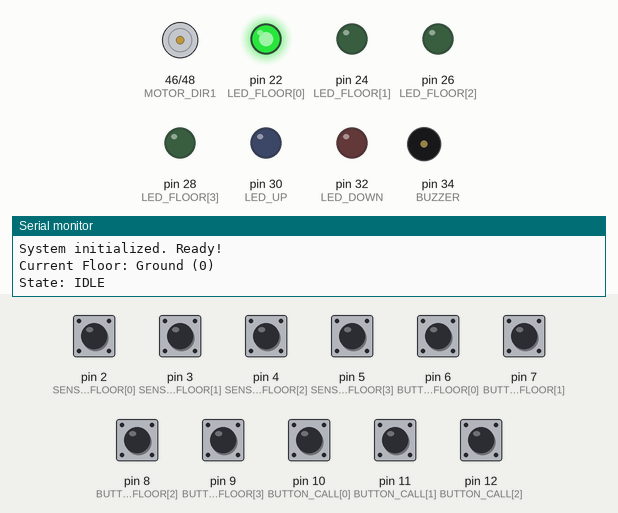
A sketch run on a simulated Arduino Mega 2560, built with avr-gcc and run on an emulated ATmega2560. Parts: motor-driver pin pairs drawn as motors (green arrow = first pin HIGH = forward, orange = second pin HIGH = backward, longer = more drive, scaled by the enable pin), output pins drawn as LEDs (lit = HIGH), buzzer (waves = sounding), the last lines printed to the serial monitor. The inputs (shaded band) are chosen by the test bench; at power-on: pin 2 (SENSOR_FLOOR[0]), pin 3 (SENSOR_FLOOR[1]), pin 4 (SENSOR_FLOOR[2]), pin 5 (SENSOR_FLOOR[3]), pin 6 (BUTTON_FLOOR[0]), pin 7 (BUTTON_FLOOR[1]), pin 8 (BUTTON_FLOOR[2]), pin 9 (BUTTON_FLOOR[3]), pin 10 (BUTTON_CALL[0]), pin 11 (BUTTON_CALL[1]), pin 12 (BUTTON_CALL[2]) HIGH.

Above: at 1.3 s.
1.4 s: pin 7 (BUTTON_FLOOR[1]) pulled LOW for 0.15 s
At 2.9 s:
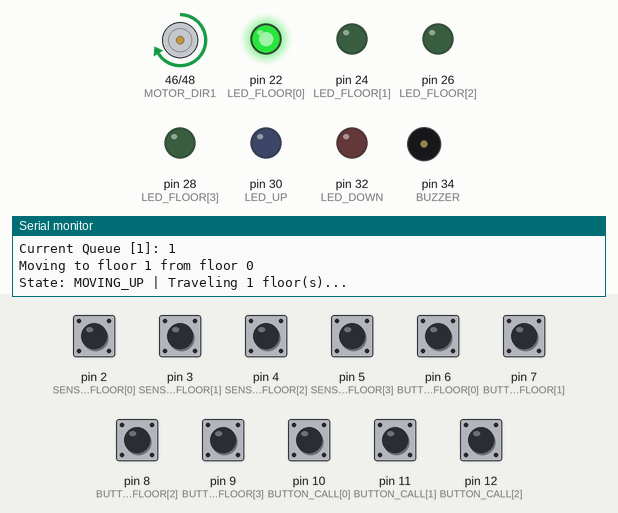
4.5 s: pin 4 (SENSOR_FLOOR[2]) driven LOW
7.5 s: pin 6 (BUTTON_FLOOR[0]) pulled LOW for 1 s
At 9.2 s:
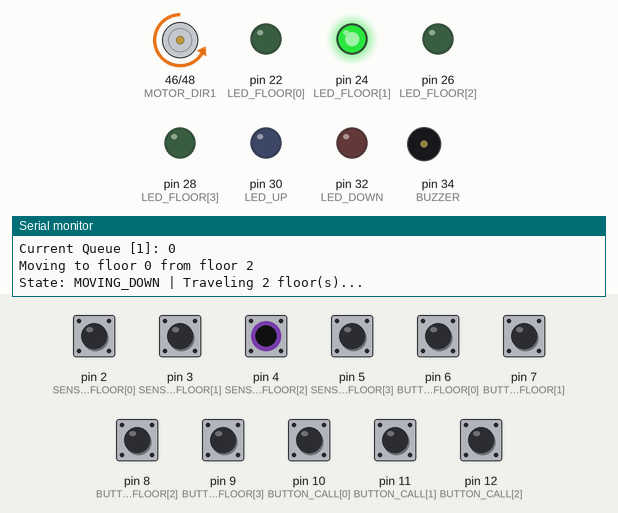
13.0 s: pin 7 (BUTTON_FLOOR[1]) driven LOW
16.0 s: pin 7 (BUTTON_FLOOR[1]) driven HIGH
At 17.6 s:
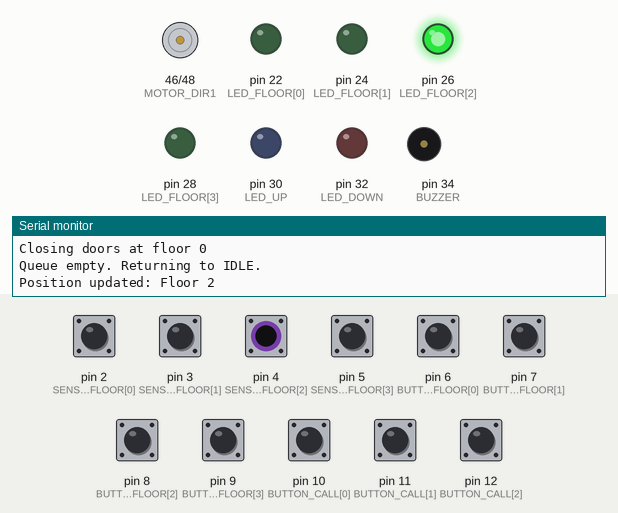
18.7 s: pin 8 (BUTTON_FLOOR[2]) pulled LOW for 0.15 s
At 18.9 s:
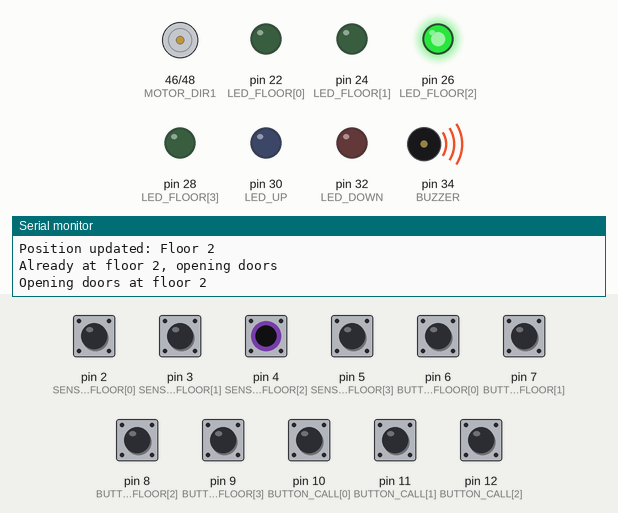
Timing chart, 0 to 21.6 s (numbered marks = the images above; inputs shaded):
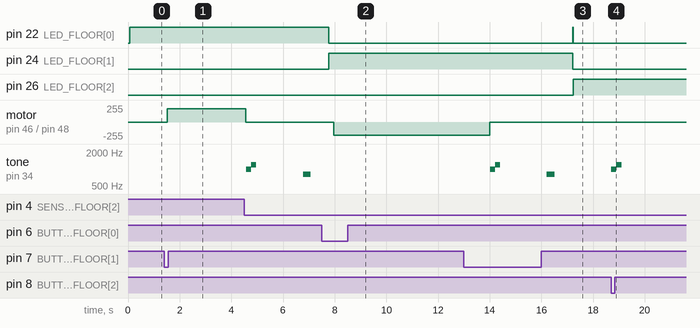

Measured:
- after the input at 1.4 s, motor on pin 46 (MOTOR_DIR1) / pin 48 (MOTOR_DIR2): stopped → forward 200/255 after 0.12 s
- after the input at 7.5 s, pin 24 (LED_FLOOR[1]): goes on until 7.8 s, then stays HIGH; pin 26 (LED_FLOOR[2]): stays LOW (without the input it goes to HIGH after 0.29 s); motor on pin 46 (MOTOR_DIR1) / pin 48 (MOTOR_DIR2): stopped → backward 200/255 after 0.46 s
- after the input at 16.0 s, pin 26 (LED_FLOOR[2]): LOW → HIGH after 1.2 s; motor on pin 46 (MOTOR_DIR1) / pin 48 (MOTOR_DIR2): stays stopped (without the input it goes to backward 200/255 after 1.4 s)
- after the input at 18.7 s, tone on pin 34 (BUZZER): silent → 1000 Hz at once, → 1200 Hz 0.20 s later, → silent 0.20 s later

The sketch:

elevator_scan_algorithm.ino
```cpp
const int SENSOR_FLOOR[4] = {2, 3, 4, 5};
const int BUTTON_FLOOR[4] = {6, 7, 8, 9};
const int BUTTON_CALL[3] = {10, 11, 12};

const int MOTOR_PWM = 44;
const int MOTOR_DIR1 = 46;
const int MOTOR_DIR2 = 48;

const int LED_FLOOR[4] = {22, 24, 26, 28};
const int LED_UP = 30;
const int LED_DOWN = 32;

const int BUZZER = 34;

const int MOTOR_SPEED = 200;
const int DEBOUNCE_DELAY = 50;
const int DOOR_OPEN_TIME = 2000;
const int FLOOR_TRAVEL_TIME = 3000;
const int MAX_QUEUE_SIZE = 10;

int currentFloor = 0;
String state = "IDLE";
String direction = "";

int requestQueue[MAX_QUEUE_SIZE];
int queueSize = 0;

unsigned long lastButtonPress[13];
bool buttonPressed[13];

int tripCount = 0;
int floorsTravel = 0;

void setup() {
  Serial.begin(9600);
  Serial.println("=================================");
  Serial.println("4-FLOOR ELEVATOR SYSTEM");
  Serial.println("SCAN Algorithm Implementation");
  Serial.println("=================================");

  for (int i = 0; i < 4; i++) {
    pinMode(SENSOR_FLOOR[i], INPUT_PULLUP);
  }

  for (int i = 0; i < 4; i++) {
    pinMode(BUTTON_FLOOR[i], INPUT_PULLUP);
  }
  for (int i = 0; i < 3; i++) {
    pinMode(BUTTON_CALL[i], INPUT_PULLUP);
  }

  pinMode(MOTOR_PWM, OUTPUT);
  pinMode(MOTOR_DIR1, OUTPUT);
  pinMode(MOTOR_DIR2, OUTPUT);

  for (int i = 0; i < 4; i++) {
    pinMode(LED_FLOOR[i], OUTPUT);
  }
  pinMode(LED_UP, OUTPUT);
  pinMode(LED_DOWN, OUTPUT);

  pinMode(BUZZER, OUTPUT);

  stopMotor();
  allLEDsOff();

  for (int i = 0; i < 13; i++) {
    lastButtonPress[i] = 0;
    buttonPressed[i] = false;
  }

  digitalWrite(LED_FLOOR[currentFloor], HIGH);

  Serial.println("System initialized. Ready!");
  Serial.println("Current Floor: Ground (0)");
  Serial.println("State: IDLE");
  Serial.println();
}

void loop() {
  readButtons();
  updatePosition();

  if (state == "IDLE") {
    if (queueSize > 0) {
      determineDirection();
      sortQueue();
      state = direction == "UP" ? "MOVING_UP" : "MOVING_DOWN";
      Serial.println("Starting movement: " + state);
      printQueue();
      moveToNextFloor();
    }
  }
  else if (state == "MOVING_UP" || state == "MOVING_DOWN") {
  }
  else if (state == "DOORS_OPENING" || state == "DOORS_CLOSING") {
  }

  updateLEDs();
  delay(10);
}

void readButtons() {
  unsigned long currentTime = millis();

  for (int i = 0; i < 4; i++) {
    if (digitalRead(BUTTON_FLOOR[i]) == LOW) {
      if (!buttonPressed[i] && (currentTime - lastButtonPress[i] > DEBOUNCE_DELAY)) {
        buttonPressed[i] = true;
        lastButtonPress[i] = currentTime;
        addRequest(i);
        Serial.println("Floor button pressed: " + String(i));
      }
    } else {
      buttonPressed[i] = false;
    }
  }

  for (int i = 0; i < 3; i++) {
    int buttonIndex = i + 4;
    if (digitalRead(BUTTON_CALL[i]) == LOW) {
      if (!buttonPressed[buttonIndex] && (currentTime - lastButtonPress[buttonIndex] > DEBOUNCE_DELAY)) {
        buttonPressed[buttonIndex] = true;
        lastButtonPress[buttonIndex] = currentTime;
        addRequest(i + 1);
        Serial.println("Call button pressed at floor: " + String(i + 1));
      }
    } else {
      buttonPressed[buttonIndex] = false;
    }
  }
}

void updatePosition() {
  for (int i = 0; i < 4; i++) {
    if (digitalRead(SENSOR_FLOOR[i]) == LOW) {
      if (currentFloor != i) {
        currentFloor = i;
        Serial.println("Position updated: Floor " + String(i));
      }
      break;
    }
  }
}

void addRequest(int floor) {
  if (floor == currentFloor && state == "IDLE") {
    Serial.println("Already at floor " + String(floor) + ", opening doors");
    openDoors();
    return;
  }

  for (int i = 0; i < queueSize; i++) {
    if (requestQueue[i] == floor) {
      Serial.println("Floor " + String(floor) + " already in queue");
      return;
    }
  }

  if (queueSize < MAX_QUEUE_SIZE) {
    requestQueue[queueSize] = floor;
    queueSize++;
    Serial.println("Added floor " + String(floor) + " to queue");
    printQueue();
  } else {
    Serial.println("Queue full! Cannot add floor " + String(floor));
  }
}

void removeRequest(int floor) {
  for (int i = 0; i < queueSize; i++) {
    if (requestQueue[i] == floor) {
      for (int j = i; j < queueSize - 1; j++) {
        requestQueue[j] = requestQueue[j + 1];
      }
      queueSize--;
      Serial.println("Removed floor " + String(floor) + " from queue");
      return;
    }
  }
}

void determineDirection() {
  if (queueSize == 0) {
    direction = "";
    return;
  }

  if (direction == "") {
    if (requestQueue[0] > currentFloor) {
      direction = "UP";
    } else if (requestQueue[0] < currentFloor) {
      direction = "DOWN";
    }
    Serial.println("Direction set to: " + direction);
  }
}

void sortQueue() {
  if (queueSize <= 1) return;

  Serial.println("Sorting queue using SCAN algorithm...");
  Serial.print("Direction: " + direction + ", Current Floor: ");
  Serial.println(currentFloor);

  if (direction == "UP") {
    int above[MAX_QUEUE_SIZE];
    int below[MAX_QUEUE_SIZE];
    int aboveCount = 0;
    int belowCount = 0;

    for (int i = 0; i < queueSize; i++) {
      if (requestQueue[i] >= currentFloor) {
        above[aboveCount++] = requestQueue[i];
      } else {
        below[belowCount++] = requestQueue[i];
      }
    }

    bubbleSort(above, aboveCount, true);
    bubbleSort(below, belowCount, false);

    int index = 0;
    for (int i = 0; i < aboveCount; i++) {
      requestQueue[index++] = above[i];
    }
    for (int i = 0; i < belowCount; i++) {
      requestQueue[index++] = below[i];
    }
  }
  else if (direction == "DOWN") {
    int below[MAX_QUEUE_SIZE];
    int above[MAX_QUEUE_SIZE];
    int belowCount = 0;
    int aboveCount = 0;

    for (int i = 0; i < queueSize; i++) {
      if (requestQueue[i] <= currentFloor) {
        below[belowCount++] = requestQueue[i];
      } else {
        above[aboveCount++] = requestQueue[i];
      }
    }

    bubbleSort(below, belowCount, false);
    bubbleSort(above, aboveCount, true);

    int index = 0;
    for (int i = 0; i < belowCount; i++) {
      requestQueue[index++] = below[i];
    }
    for (int i = 0; i < aboveCount; i++) {
      requestQueue[index++] = above[i];
    }
  }

  Serial.println("Queue sorted:");
  printQueue();
}

void bubbleSort(int arr[], int size, bool ascending) {
  for (int i = 0; i < size - 1; i++) {
    for (int j = 0; j < size - i - 1; j++) {
      if (ascending) {
        if (arr[j] > arr[j + 1]) {
          int temp = arr[j];
          arr[j] = arr[j + 1];
          arr[j + 1] = temp;
        }
      } else {
        if (arr[j] < arr[j + 1]) {
          int temp = arr[j];
          arr[j] = arr[j + 1];
          arr[j + 1] = temp;
        }
      }
    }
  }
}

void moveToNextFloor() {
  if (queueSize == 0) {
    state = "IDLE";
    direction = "";
    stopMotor();
    Serial.println("Queue empty. Returning to IDLE.");
    return;
  }

  int targetFloor = requestQueue[0];

  Serial.print("Moving to floor ");
  Serial.print(targetFloor);
  Serial.print(" from floor ");
  Serial.println(currentFloor);

  if (currentFloor == targetFloor) {
    stopMotor();
    removeRequest(targetFloor);
    openDoors();
    delay(DOOR_OPEN_TIME);
    closeDoors();

    tripCount++;

    if (queueSize > 0) {
      bool hasRequestsInDirection = false;
      if (direction == "UP") {
        for (int i = 0; i < queueSize; i++) {
          if (requestQueue[i] > currentFloor) {
            hasRequestsInDirection = true;
            break;
          }
        }
      } else if (direction == "DOWN") {
        for (int i = 0; i < queueSize; i++) {
          if (requestQueue[i] < currentFloor) {
            hasRequestsInDirection = true;
            break;
          }
        }
      }

      if (!hasRequestsInDirection) {
        direction = (direction == "UP") ? "DOWN" : "UP";
        Serial.println("Direction changed to: " + direction);
      }

      sortQueue();
      moveToNextFloor();
    } else {
      state = "IDLE";
      direction = "";
      Serial.println("All requests completed. State: IDLE");
      printStats();
    }
    return;
  }

  if (targetFloor > currentFloor) {
    moveUp();
    state = "MOVING_UP";
  } else {
    moveDown();
    state = "MOVING_DOWN";
  }

  int floorsToMove = abs(targetFloor - currentFloor);
  floorsTravel += floorsToMove;

  Serial.print("State: " + state + " | Traveling ");
  Serial.print(floorsToMove);
  Serial.println(" floor(s)...");

  delay(FLOOR_TRAVEL_TIME * floorsToMove);

  currentFloor = targetFloor;
  Serial.println("Arrived at floor " + String(currentFloor));

  stopMotor();
  removeRequest(targetFloor);
  openDoors();
  delay(DOOR_OPEN_TIME);
  closeDoors();

  tripCount++;

  delay(500);
  moveToNextFloor();
}

void moveUp() {
  digitalWrite(MOTOR_DIR1, HIGH);
  digitalWrite(MOTOR_DIR2, LOW);
  analogWrite(MOTOR_PWM, MOTOR_SPEED);
  direction = "UP";
}

void moveDown() {
  digitalWrite(MOTOR_DIR1, LOW);
  digitalWrite(MOTOR_DIR2, HIGH);
  analogWrite(MOTOR_PWM, MOTOR_SPEED);
  direction = "DOWN";
}

void stopMotor() {
  digitalWrite(MOTOR_DIR1, LOW);
  digitalWrite(MOTOR_DIR2, LOW);
  analogWrite(MOTOR_PWM, 0);
}

void openDoors() {
  state = "DOORS_OPENING";
  Serial.println("Opening doors at floor " + String(currentFloor));

  tone(BUZZER, 1000, 200);
  delay(200);
  tone(BUZZER, 1200, 200);

  state = "DOORS_OPEN";
}

void closeDoors() {
  state = "DOORS_CLOSING";
  Serial.println("Closing doors at floor " + String(currentFloor));

  tone(BUZZER, 800, 300);

  delay(500);
}

void updateLEDs() {
  for (int i = 0; i < 4; i++) {
    digitalWrite(LED_FLOOR[i], (i == currentFloor) ? HIGH : LOW);
  }

  digitalWrite(LED_UP, (state == "MOVING_UP") ? HIGH : LOW);
  digitalWrite(LED_DOWN, (state == "MOVING_DOWN") ? HIGH : LOW);
}

void allLEDsOff() {
  for (int i = 0; i < 4; i++) {
    digitalWrite(LED_FLOOR[i], LOW);
  }
  digitalWrite(LED_UP, LOW);
  digitalWrite(LED_DOWN, LOW);
}

void printQueue() {
  Serial.print("Current Queue [");
  Serial.print(queueSize);
  Serial.print("]: ");
  if (queueSize == 0) {
    Serial.println("Empty");
  } else {
    for (int i = 0; i < queueSize; i++) {
      Serial.print(requestQueue[i]);
      if (i < queueSize - 1) Serial.print(", ");
    }
    Serial.println();
  }
}

void printStats() {
  Serial.println("\n========== STATISTICS ==========");
  Serial.print("Total Trips: ");
  Serial.println(tripCount);
  Serial.print("Total Floors Traveled: ");
  Serial.println(floorsTravel);
  if (tripCount > 0) {
    Serial.print("Average Floors per Trip: ");
    Serial.println((float)floorsTravel / tripCount, 2);
  }
  Serial.println("================================\n");
}
```
